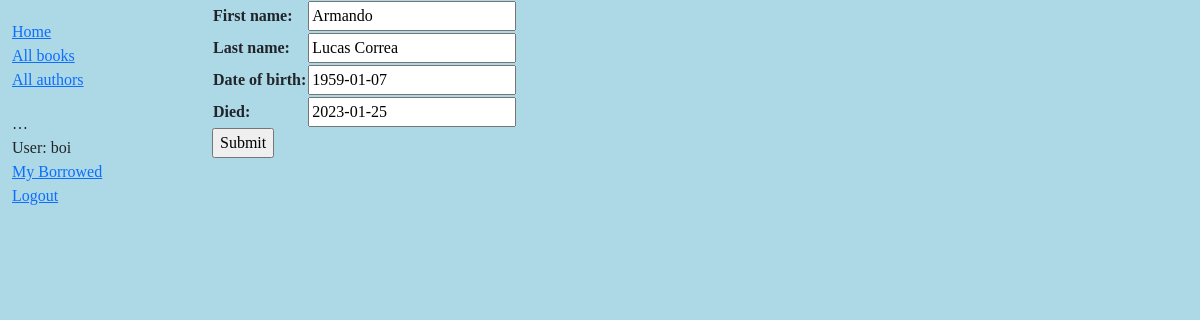
The page /catalog/author/1/update/ (signed in) on the database its author committed.
### catalog/models.py (models this page shows, shortened)
class Author(models.Model):
    first_name = models.CharField(max_length=100)
    last_name = models.CharField(max_length=100)
    date_of_birth = models.DateField(null=True, blank=True)
    date_of_death = models.DateField('Died', null=True, blank=True)
    class Meta:
        ordering = ['last_name', 'first_name']

### catalog/views.py (the view)
# urls.py: path('author/<int:pk>/update/', views.AuthorUpdate.as_view(), name='author-update'),
class AuthorUpdate(UpdateView):
    model = Author
    fields = '__all__' # Not recommended (potential security issue if more fields added)

### catalog/templates/catalog/author_form.html (shortened to what this page needs)
{% extends "base_generic.html" %}
{% block content %}
  <form action="" method="post">
    <table>
    {{ form.as_table }}
    </table>
    <input type="submit" value="Submit" />
  </form>
{% endblock %}

### catalog/templates/base_generic.html (shortened to what this page needs)
<!DOCTYPE html>
<html lang="en">
<head>
  <link href="https://cdn.jsdelivr.net/npm/bootstrap@5.1.3/dist/css/bootstrap.min.css" rel="stylesheet">
  {% load static %}
  <link rel="stylesheet" href="{% static 'css/styles.css' %}">
</head>
<body>
  <div class="container-fluid">
    <div class="row">
      <div class="col-sm-2">
      {% block sidebar %}
        <ul class="sidebar-nav">
          <li><a href="{% url 'index' %}">Home</a></li>
          <li><a href="{% url 'books' %}">All books</a></li>
          <li><a href="{% url 'authors' %}">All authors</a></li>
        </ul>
        <ul class="sidebar-nav">
          …
         {% if user.is_authenticated %}
           <li>User: {{ user.get_username }}</li>
           <li><a href="{% url 'my-borrowed' %}">My Borrowed</a></li>
           <li><a href="{% url 'logout' %}?next={{ request.path }}">Logout</a></li>
         {% else %}
           <li><a href="{% url 'login' %}?next={{ request.path }}">Login</a></li>
         {% endif %}
        </ul>
     {% endblock %}
      </div>
      <div class="col-sm-10 ">{% block content %}{% endblock %}</div>
    </div>
  </div>
</body>
</html>

### catalog/static/css/styles.css (style rules this page uses)
.sidebar-nav { margin-top: 20px; padding: 0; list-style: none; }
body { background-color: lightblue; font-family: verdana; }

### rows shown on the page
Author: first_name "Armando", last_name "Lucas Correa", date_of_birth "1959-01-07", date_of_death "2023-01-25"

### other values the page prints
{{ user.get_username }} "boi"
